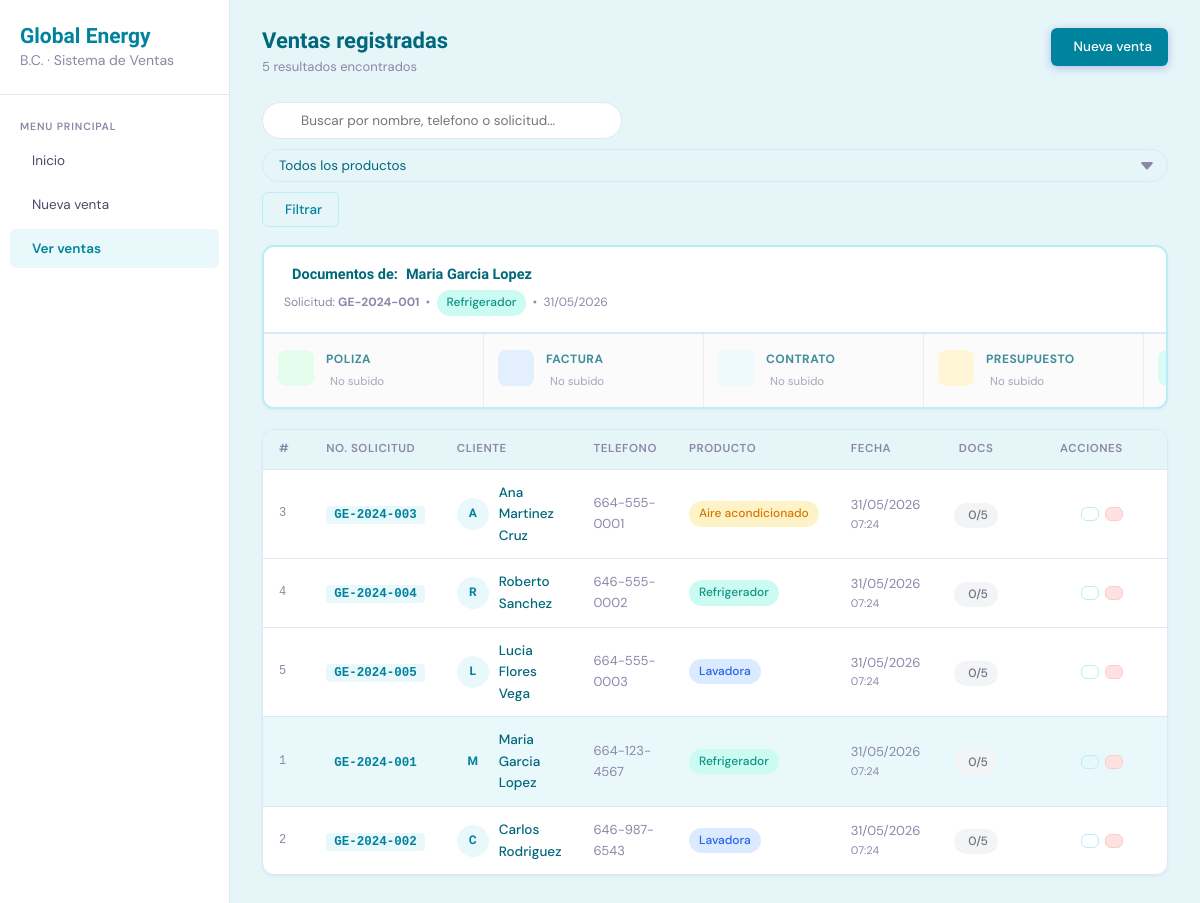
Screenshot of /listar_ventas.php?detalle=1 with the database file from the repository.
### tables this page shows
CREATE TABLE IF NOT EXISTS venta (
    id_venta        INT          AUTO_INCREMENT PRIMARY KEY,
    num_solicitud   VARCHAR(60)  NOT NULL,
    nombre_cliente  VARCHAR(120) NOT NULL,
    telefono        VARCHAR(20)  NOT NULL,
    producto        ENUM('Lavadora', 'Refrigerador', 'Aire acondicionado') NOT NULL,
    fecha_registro  TIMESTAMP    DEFAULT CURRENT_TIMESTAMP
);

### includes/conexion.php (called while the page is built, shortened)
<?php
function sanitizar(string $valor): string
{
    return htmlspecialchars(strip_tags(trim($valor)), ENT_QUOTES, 'UTF-8');
}
?>

### listar_ventas.php (the view, shortened to what this page needs)
<?php
require 'includes/conexion.php';
$busqueda       = sanitizar($_GET['q']        ?? '');
$filtroProducto = sanitizar($_GET['producto'] ?? '');
$where  = [];
$params = [];
$whereSQL = $where ? 'WHERE ' . implode(' AND ', $where) : '';
$sql = "
    SELECT v.id_venta, v.num_solicitud, v.nombre_cliente,
           v.telefono, v.producto, v.fecha_registro,
           COUNT(p.id_pdf) AS total_pdfs
    FROM venta v
    LEFT JOIN pdf p ON p.id_venta = v.id_venta
    {$whereSQL}
    GROUP BY v.id_venta
    ORDER BY v.fecha_registro DESC
";
$stmt = $pdo->prepare($sql);
$stmt->execute($params);
$ventas = $stmt->fetchAll();
$ventaDetalle = null;
$pdfsDetalle  = [];
if (isset($_GET['detalle'])) {
    $idDetalle = (int) $_GET['detalle'];
    $stmtD = $pdo->prepare("
        SELECT id_venta, num_solicitud, nombre_cliente, telefono, producto, fecha_registro
        FROM venta WHERE id_venta = ?
    ");
    $stmtD->execute([$idDetalle]);
    $ventaDetalle = $stmtD->fetch();
}
require 'includes/header.php';
function badge_producto(string $p): string {
    $mapa = [
        'Lavadora'           => ['badge-blue',   'Lavadora'],
        'Refrigerador'       => ['badge-teal',   'Refrigerador'],
        'Aire acondicionado' => ['badge-orange', 'Aire acondicionado'],
    ];
    [$clase, $label] = $mapa[$p] ?? ['badge-gray', $p];
    return '<span class="badge ' . $clase . '">' . htmlspecialchars($label) . '</span>';
}
$configPdf = [
    'Poliza'      => ['icon' => 'ti-shield-check',  'color' => 'slot-green',  'label' => 'Poliza'],
    'Factura'     => ['icon' => 'ti-receipt',        'color' => 'slot-blue',   'label' => 'Factura'],
    'Contrato'    => ['icon' => 'ti-file-text',      'color' => 'slot-purple', 'label' => 'Contrato'],
    'Presupuesto' => ['icon' => 'ti-calculator',     'color' => 'slot-orange', 'label' => 'Presupuesto'],
    'Tramite'     => ['icon' => 'ti-clipboard-list', 'color' => 'slot-teal',   'label' => 'Tramite'],
];
?>
<div class="topbar">
    <div>
        <div class="page-title">Ventas registradas</div>
        <div class="page-subtitle">
            <?= count($ventas) ?> resultado<?= count($ventas) !== 1 ? 's' : '' ?> encontrado<?= count($ventas) !== 1 ? 's' : '' ?>
        </div>
    </div>
    <a href="registrar_venta.php" class="btn btn-primary">
        <i class="ti ti-plus"></i> Nueva venta
    </a>
</div>
<form method="GET" action="listar_ventas.php" id="formFiltro">
    <div class="toolbar">
        <div class="search-wrap">
            <input type="text" name="q"
                   placeholder="Buscar por nombre, telefono o solicitud..."
                   value="<?= htmlspecialchars($busqueda) ?>"
                   class="search-input">
        </div>
        <select name="producto" class="form-control filter-select" onchange="this.form.submit()">
            <option value="">Todos los productos</option>
        </select>
        <button type="submit" class="btn btn-outline"><i class="ti ti-filter"></i> Filtrar</button>
    </div>
</form>
<?php if ($ventaDetalle): ?>
<div class="card detalle-panel" id="panelDetalle">
    <div class="card-header">
        <div>
            <h3 style="margin-bottom:4px">
                Documentos de: <strong><?= sanitizar($ventaDetalle['nombre_cliente']) ?></strong>
            </h3>
            <div style="font-size:12px;color:var(--muted)">
                Solicitud: <strong><?= sanitizar($ventaDetalle['num_solicitud']) ?></strong>
                &nbsp;&bull;&nbsp;
                <?= badge_producto($ventaDetalle['producto']) ?>
                &nbsp;&bull;&nbsp;
                <?= date('d/m/Y', strtotime($ventaDetalle['fecha_registro'])) ?>
            </div>
        </div>
        <a href="listar_ventas.php<?= $busqueda || $filtroProducto ? '?q='.urlencode($busqueda).'&producto='.urlencode($filtroProducto) : '' ?>"
           class="btn btn-ghost btn-sm btn-icon" title="Cerrar">
        </a>
    </div>
    <div class="detalle-pdf-grid">
        <?php foreach ($configPdf as $tipo => $cfg):
            $pdf = $pdfsDetalle[$tipo] ?? null; ?>
        <div class="detalle-pdf-card <?= $pdf ? 'tiene-pdf' : 'sin-pdf' ?>">
            <div class="detalle-pdf-icon <?= $cfg['color'] ?>">
            </div>
            <div class="detalle-pdf-body">
                <div class="detalle-pdf-tipo"><?= $cfg['label'] ?></div>
                <?php if ($pdf): ?>
                    <div class="detalle-pdf-nombre" title="<?= sanitizar($pdf['nombre_pdf']) ?>">
                        <?= sanitizar($pdf['nombre_pdf']) ?>
                    </div>
                    <div class="detalle-pdf-acciones">
                        <a href="<?= htmlspecialchars($pdf['ruta_archivo']) ?>" target="_blank" class="btn btn-ghost btn-sm">
                            <i class="ti ti-eye"></i> Ver
                        </a>
                        <a href="<?= htmlspecialchars($pdf['ruta_archivo']) ?>" download="<?= htmlspecialchars($pdf['nombre_pdf']) ?>" class="btn btn-outline btn-sm">
                            <i class="ti ti-download"></i> Descargar
                        </a>
                    </div>
                <?php else: ?>
                    <div class="detalle-pdf-faltante"><i class="ti ti-alert-circle"></i> No subido</div>
                <?php endif; ?>
            </div>
        </div>
        <?php endforeach; ?>
    </div>
</div>
<?php endif; ?>
<div class="card">
    <div class="table-wrap">
        <table>
            <thead>
                <tr>
                    <th style="width:48px">#</th>
                    <th>No. Solicitud</th>
                    <th>Cliente</th>
                    <th>Telefono</th>
                    <th>Producto</th>
                    <th>Fecha</th>
                    <th style="width:80px;text-align:center">Docs</th>
                    <th style="width:160px;text-align:center">Acciones</th>
                </tr>
            </thead>
            <tbody>
            <?php if (empty($ventas)): ?>
                <tr><td colspan="8">
                    <div class="empty-state">
                        <i class="ti ti-inbox"></i>
                        <p>No se encontraron ventas<?= $busqueda ? ' para "' . htmlspecialchars($busqueda) . '"' : '' ?>.</p>
                        <?php if (!$busqueda && !$filtroProducto): ?>
                            <a href="registrar_venta.php" class="btn btn-primary btn-sm">Registrar primera venta</a>
                        <?php endif; ?>
                    </div>
                </td></tr>
            <?php else: foreach ($ventas as $v): ?>
                <tr class="<?= isset($_GET['detalle']) && (int)$_GET['detalle'] === $v['id_venta'] ? 'fila-activa' : '' ?>">
                    <td class="td-id"><?= $v['id_venta'] ?></td>
                    <td><span class="td-solicitud"><?= sanitizar($v['num_solicitud']) ?></span></td>
                    <td>
                        <div class="td-with-avatar">
                            <div class="avatar"><?= strtoupper(mb_substr($v['nombre_cliente'], 0, 1)) ?></div>
                            <span class="td-name"><?= sanitizar($v['nombre_cliente']) ?></span>
                        </div>
                    </td>
                    <td class="td-muted"><?= sanitizar($v['telefono']) ?></td>
                    <td><?= badge_producto($v['producto']) ?></td>
                    <td class="td-muted">
                        <?= date('d/m/Y', strtotime($v['fecha_registro'])) ?>
                        <span class="td-hour"><?= date('H:i', strtotime($v['fecha_registro'])) ?></span>
                    </td>
                    <td style="text-align:center">
                        <span class="badge <?= $v['total_pdfs'] >= 5 ? 'badge-green' : ($v['total_pdfs'] > 0 ? 'badge-orange' : 'badge-gray') ?>">
                            <i class="ti ti-file-type-pdf"></i> <?= $v['total_pdfs'] ?>/5
                        </span>
                    </td>
                    <td>
                        <div class="acciones-row">
                            <a href="listar_ventas.php?detalle=<?= $v['id_venta'] ?><?= $busqueda ? '&q='.urlencode($busqueda) : '' ?><?= $filtroProducto ? '&producto='.urlencode($filtroProducto) : '' ?>"
                               class="btn btn-ghost btn-sm btn-icon" title="Ver documentos">
                            </a>
                            <a href="listar_ventas.php?editar=<?= $v['id_venta'] ?><?= $busqueda ? '&q='.urlencode($busqueda) : '' ?><?= $filtroProducto ? '&producto='.urlencode($filtroProducto) : '' ?>"
                               class="btn btn-outline btn-sm btn-icon" title="Editar venta">
                            </a>
                            <button type="button"
                                    class="btn btn-danger btn-sm btn-icon"
                                    title="Eliminar venta"
                                    onclick="confirmarEliminar(<?= $v['id_venta'] ?>, '<?= addslashes(sanitizar($v['nombre_cliente'])) ?>')">
                            </button>
                        </div>
                    </td>
                </tr>
            <?php endforeach; endif; ?>
            </tbody>
        </table>
    </div>
</div>
<?php require 'includes/footer.php'; ?>

### rows the page displays
venta: nombre_cliente "Maria Garcia Lopez", num_solicitud "GE-2024-001", fecha_registro "31/05/2026", id_venta "1", nombre_cliente "M", telefono "664-123-4567", label "Refrigerador", fecha_registro "07:24", total_pdfs "0"
venta: id_venta "3", num_solicitud "GE-2024-003", nombre_cliente "A", nombre_cliente "Ana Martinez Cruz", telefono "664-555-0001", label "Aire acondicionado", fecha_registro "31/05/2026", fecha_registro "07:24", total_pdfs "0"
venta: id_venta "4", num_solicitud "GE-2024-004", nombre_cliente "R", nombre_cliente "Roberto Sanchez", telefono "646-555-0002", label "Refrigerador", fecha_registro "31/05/2026", fecha_registro "07:24", total_pdfs "0"
venta: id_venta "5", num_solicitud "GE-2024-005", nombre_cliente "L", nombre_cliente "Lucia Flores Vega", telefono "664-555-0003", label "Lavadora", fecha_registro "31/05/2026", fecha_registro "07:24", total_pdfs "0"
venta: id_venta "2", num_solicitud "GE-2024-002", nombre_cliente "C", nombre_cliente "Carlos Rodriguez", telefono "646-987-6543", label "Lavadora", fecha_registro "31/05/2026", fecha_registro "07:24", total_pdfs "0"

### other values shown
count($ventas) "5"
$label "Refrigerador"
$cfg['label'] "POLIZA"
$cfg['label'] "FACTURA"
$cfg['label'] "CONTRATO"
$cfg['label'] "PRESUPUESTO"
